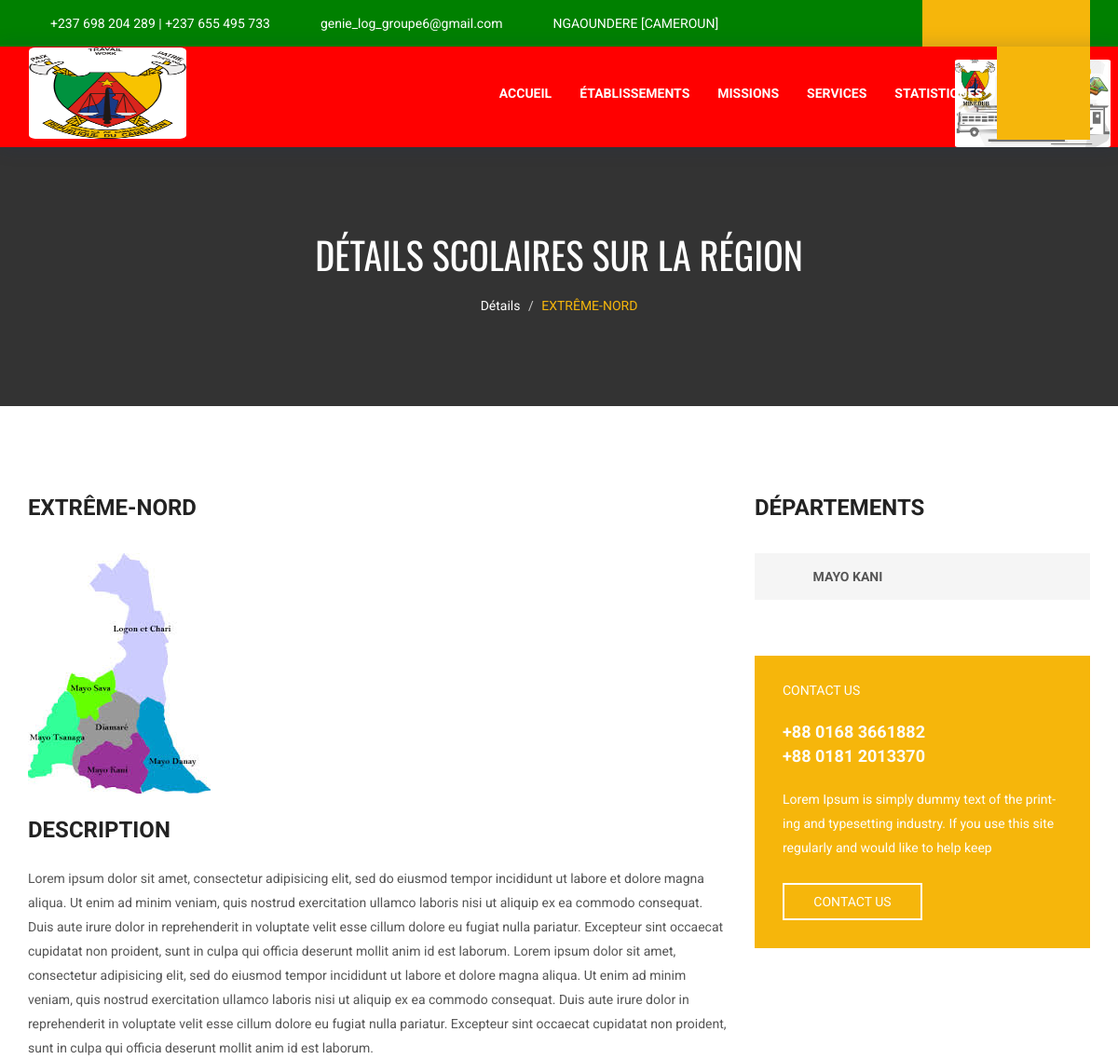
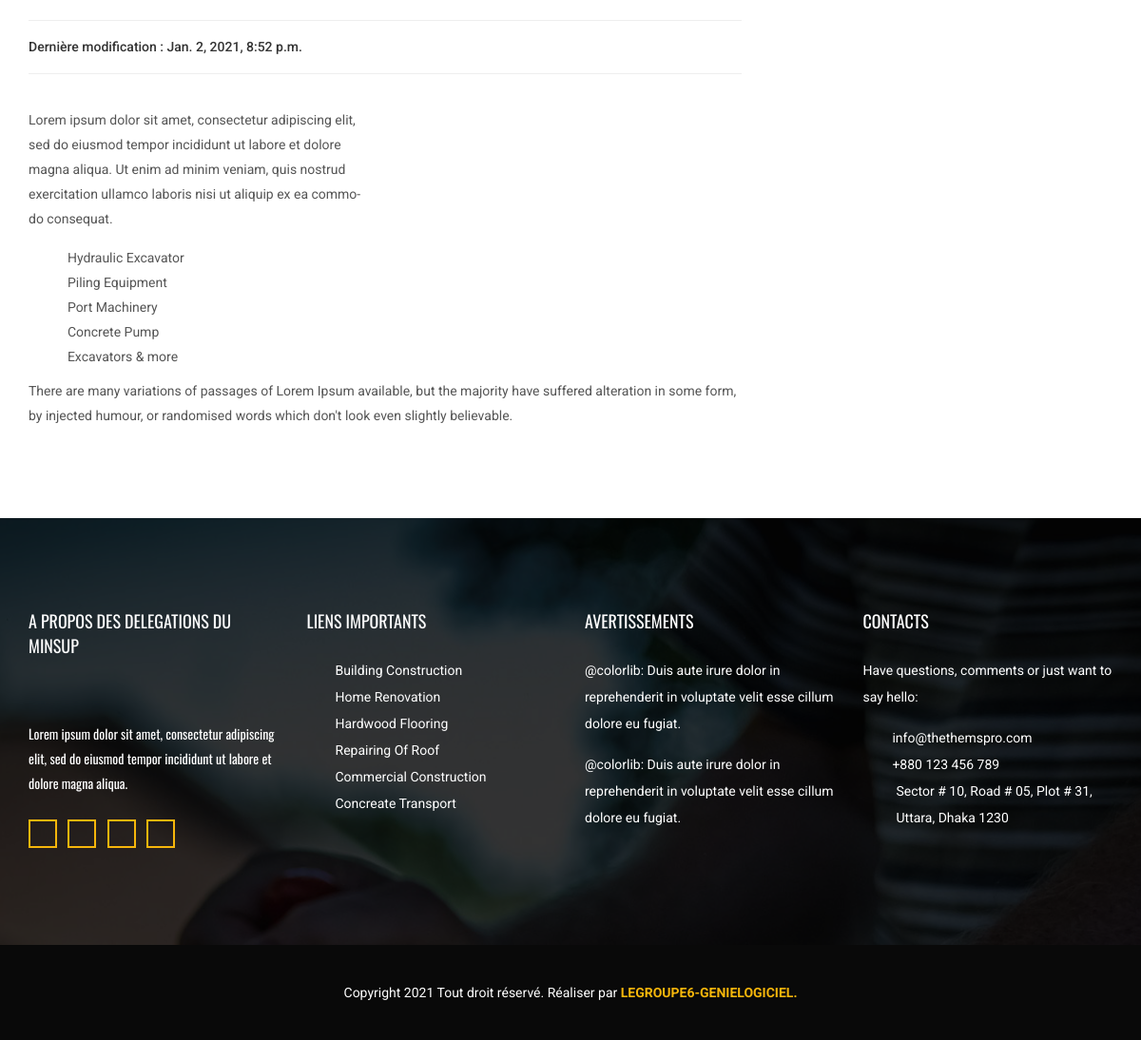
Screenshot of /guide/details_region/1 with the database file from the repository (2 pictures, top to bottom).
### guide/models.py (models this page shows, shortened)
class Region(models.Model):
    name_rgn = models.CharField(max_length=17)
    abbrev_rgn = models.CharField(max_length=2)
    desc_rgn = models.TextField()
    img_region = models.ImageField(upload_to="images/regions")
    last_modify = models.DateTimeField(auto_now=True)

class Department(models.Model):
    name_dep = models.CharField(max_length=17)
    desc_dep = models.TextField()
    img_dep = models.ImageField(upload_to="images/departments")
    last_modify_dep = models.DateTimeField(auto_now=True)
    region = models.ForeignKey(Region, on_delete=models.CASCADE)

### guide/views.py (the view)
# urls.py: path('details_region/<int:id_rgn>', publicRegion, name="publicRegion"),
def publicRegion(request, id_rgn):
    region = Region.objects.get(id=id_rgn)
    regions = Region.objects.all()
    schools = School.objects.all()
    arrs = Arrondissement.objects.all()
    departments = Department.objects.filter(region=id_rgn)
    wel_context = {'title': 'Statistiques', 'regions': regions, 'schools': schools, 'arrs': arrs,
                   'region': region, 'departments': departments}
    return render(request, 'public/services-2.html', wel_context)

### guide/templates/public/services-2.html (shortened to what this page needs)
<!DOCTYPE html>
<html dir="ltr" lang="en">
{% load static %}
{% include '../public/_head.html' %}
<body>
    {% include '../public/top_header_area.html' %}
    {% include '../public/main_navbar.html' %}
    <section class="banner_area" data-stellar-background-ratio="0.5">
        <h2>Détails scolaires sur la région</h2>
        <ol class="breadcrumb">
            <li><a href="index.html">Détails</a></li>
            <li><a href="#" class="active">{{region.name_rgn}}</a></li>
        </ol>
    </section>
    <section class="building_construction_area">
        <div class="container">
            <div class="row building_construction_row">
                <div class="col-sm-8 constructing_laft">
                    <h2>{{region.name_rgn}}</h2>
                    <img src="{% static ''%}{{region.img_region}}" alt="">
                    <a href="#">Description </a>
                    <p>{{region.desc_rgn}}</p>
                    <hr>
                    <h5>Dernière modification : {{region.last_modify}}</h5>
                    <hr>
                    <div class="col-md-6 ipsum">
                        <p>Lorem ipsum dolor sit amet, consectetur adipiscing elit, sed do eiusmod tempor incididunt ut labore et dolore magna aliqua. Ut enim ad minim veniam, quis nostrud exercitation ullamco laboris nisi ut aliquip ex ea commo-do consequat.</p>
                        <ul class="excavator">
                            <li><i class="fa fa-chevron-circle-right"></i>Hydraulic Excavator</li>
                            <li><i class="fa fa-chevron-circle-right"></i>Piling Equipment</li>
                            <li><i class="fa fa-chevron-circle-right"></i>Port Machinery</li>
                            <li><i class="fa fa-chevron-circle-right"></i>Concrete Pump</li>
                            <li><i class="fa fa-chevron-circle-right"></i>Excavators &amp; more</li>
                        </ul>
                    </div>
                    <div class="col-md-6 ipsum_img"><img src="images/construction-2.jpg" alt=""></div>
                    <div class="col-md-12 p0">
                        <p>There are many variations of passages of Lorem Ipsum available, but the majority have suffered alteration in some form, by injected humour, or randomised words which don't look even slightly believable.</p>
                    </div>
                </div>
                <div class="col-sm-4 constructing_right">
                    <h2>Départements</h2>
                    <ul class="painting">
                        {% for department in departments %}
                            {% if department.region.id == region.id %}
                        <li><a href="{% url 'statRgn' region.id%}">
                            <i class="fa fa-chevron-right" aria-hidden="true"></i>
                            {{department.name_dep}}</a>
                        </li>
                            {% endif %}
                        {% endfor %}
                    </ul>
                    <div class="contact_us">
                        <h4>Contact Us</h4>
                        <a href="#" class="contac_namber">+88 0168 3661882</a>
                        <a href="#" class="contac_namber">+88 0181 2013370</a>
                        <p>Lorem Ipsum is simply dummy text of the print-ing and typesetting industry. If you use this site regularly and would like to help keep</p>
                        <a href="#" class="button_all">Contact Us</a>
                    </div>
                </div>
            </div>
        </div>
    </section>
{% include '../public/_footer.html' %}
</body>
</html>

### rows the page displays
Region: name_rgn "EXTRÊME-NORD", img_region (picture), desc_rgn "Lorem ipsum dolor sit amet, consectetur adipisicing elit, sed do eiusmod tempor incididunt ut labore et dolore magna aliqua. Ut enim ad minim veniam, quis nostrud exercitation ullamco laboris nisi ut aliquip ex ea commodo consequat. Duis aute irure dolor in reprehenderit in voluptate velit esse cillum dolore eu fugiat nulla pariatur. Excepteur sint occaecat cupidatat non proident, sunt in culpa qui officia deserunt mollit anim id est laborum. Lorem ipsum dolor sit amet, consectetur adipisicing elit, sed do eiusmod tempor incididunt ut labore et dolore magna aliqua. Ut enim ad minim veniam, quis nostrud exercitation ullamco laboris nisi ut aliquip ex ea commodo consequat. Duis aute irure…", last_modify "Jan. 2, 2021, 8:52 p.m."
Department: name_dep "MAYO KANI"
